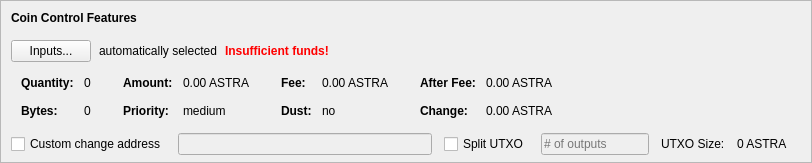
    <widget class="QFrame" name="frameCoinControl">
     <property name="sizePolicy">
      <sizepolicy hsizetype="Expanding" vsizetype="Expanding">
       <horstretch>0</horstretch>
       <verstretch>0</verstretch>
      </sizepolicy>
     </property>
     <property name="maximumSize">
      <size>
       <width>16777215</width>
       <height>16777215</height>
      </size>
     </property>
     <property name="frameShape">
      <enum>QFrame::StyledPanel</enum>
     </property>
     <property name="frameShadow">
      <enum>QFrame::Sunken</enum>
     </property>
     <layout class="QVBoxLayout" name="verticalLayoutCoinControl2">
      <property name="spacing">
       <number>0</number>
      </property>
      <property name="leftMargin">
       <number>0</number>
      </property>
      <property name="topMargin">
       <number>0</number>
      </property>
      <property name="rightMargin">
       <number>0</number>
      </property>
      <property name="bottomMargin">
       <number>6</number>
      </property>
      <item>
       <layout class="QVBoxLayout" name="verticalLayoutCoinControl" stretch="0,0,0,0,1">
        <property name="spacing">
         <number>0</number>
        </property>
        <property name="leftMargin">
         <number>10</number>
        </property>
        <property name="topMargin">
         <number>10</number>
        </property>
        <item>
         <layout class="QHBoxLayout" name="horizontalLayoutCoinControl1">
          <property name="bottomMargin">
           <number>15</number>
          </property>
          <item>
           <widget class="QLabel" name="labelCoinControlFeatures">
            <property name="sizePolicy">
             <sizepolicy hsizetype="Preferred" vsizetype="Maximum">
              <horstretch>0</horstretch>
              <verstretch>0</verstretch>
             </sizepolicy>
            </property>
            <property name="font">
             <font>
              <weight>75</weight>
              <bold>true</bold>
             </font>
            </property>
            <property name="styleSheet">
             <string notr="true">font-weight:bold;</string>
            </property>
            <property name="text">
             <string>Coin Control Features</string>
            </property>
           </widget>
          </item>
         </layout>
        </item>
        <item>
         <layout class="QHBoxLayout" name="horizontalLayoutCoinControl2" stretch="0,0,0,0">
          <property name="spacing">
           <number>8</number>
          </property>
          <property name="bottomMargin">
           <number>10</number>
          </property>
          <item>
           <widget class="QPushButton" name="pushButtonCoinControl">
            <property name="styleSheet">
             <string notr="true"/>
            </property>
            <property name="text">
             <string>Inputs...</string>
            </property>
            <property name="autoDefault">
             <bool>false</bool>
            </property>
           </widget>
          </item>
          <item>
           <widget class="QLabel" name="labelCoinControlAutomaticallySelected">
            <property name="text">
             <string>automatically selected</string>
            </property>
            <property name="margin">
             <number>5</number>
            </property>
           </widget>
          </item>
          <item>
           <widget class="QLabel" name="labelCoinControlInsuffFunds">
            <property name="font">
             <font>
              <weight>75</weight>
              <bold>true</bold>
             </font>
            </property>
            <property name="styleSheet">
             <string notr="true">color:red;font-weight:bold;</string>
            </property>
            <property name="text">
             <string>Insufficient funds!</string>
            </property>
            <property name="margin">
             <number>5</number>
            </property>
           </widget>
          </item>
          <item>
           <spacer name="horizontalSpacerCoinControl">
            <property name="orientation">
             <enum>Qt::Horizontal</enum>
            </property>
            <property name="sizeHint" stdset="0">
             <size>
              <width>40</width>
              <height>1</height>
             </size>
            </property>
           </spacer>
          </item>
         </layout>
        </item>
        <item>
         <widget class="QWidget" name="widgetCoinControl" native="true">
          <property name="sizePolicy">
           <sizepolicy hsizetype="Preferred" vsizetype="Preferred">
            <horstretch>0</horstretch>
            <verstretch>0</verstretch>
           </sizepolicy>
          </property>
          <property name="minimumSize">
           <size>
            <width>0</width>
            <height>0</height>
           </size>
          </property>
          <property name="styleSheet">
           <string notr="true"/>
          </property>
          <layout class="QHBoxLayout" name="horizontalLayoutCoinControl5">
           <property name="leftMargin">
            <number>0</number>
           </property>
           <property name="topMargin">
            <number>0</number>
           </property>
           <property name="rightMargin">
            <number>0</number>
           </property>
           <property name="bottomMargin">
            <number>0</number>
           </property>
           <item>
            <layout class="QHBoxLayout" name="horizontalLayoutCoinControl3" stretch="0,0,0,1">
             <property name="spacing">
              <number>20</number>
             </property>
             <property name="topMargin">
              <number>0</number>
             </property>
             <property name="bottomMargin">
              <number>10</number>
             </property>
             <item>
              <layout class="QFormLayout" name="formLayoutCoinControl1">
               <property name="horizontalSpacing">
                <number>10</number>
               </property>
               <property name="verticalSpacing">
                <number>14</number>
               </property>
               <property name="leftMargin">
                <number>10</number>
               </property>
               <property name="topMargin">
                <number>4</number>
               </property>
               <property name="rightMargin">
                <number>6</number>
               </property>
               <item row="0" column="0">
                <widget class="QLabel" name="labelCoinControlQuantityText">
                 <property name="font">
                  <font>
                   <weight>75</weight>
                   <bold>true</bold>
                  </font>
                 </property>
                 <property name="text">
                  <string>Quantity:</string>
                 </property>
                 <property name="margin">
                  <number>0</number>
                 </property>
                </widget>
               </item>
               <item row="0" column="1">
                <widget class="QLabel" name="labelCoinControlQuantity">
                 <property name="cursor">
                  <cursorShape>IBeamCursor</cursorShape>
                 </property>
                 <property name="contextMenuPolicy">
                  <enum>Qt::ActionsContextMenu</enum>
                 </property>
                 <property name="text">
                  <string notr="true">0</string>
                 </property>
                 <property name="margin">
                  <number>0</number>
                 </property>
                 <property name="textInteractionFlags">
                  <set>Qt::LinksAccessibleByMouse|Qt::TextSelectableByKeyboard|Qt::TextSelectableByMouse</set>
                 </property>
                </widget>
               </item>
               <item row="1" column="0">
                <widget class="QLabel" name="labelCoinControlBytesText">
                 <property name="font">
                  <font>
                   <weight>75</weight>
                   <bold>true</bold>
                  </font>
                 </property>
                 <property name="text">
                  <string>Bytes:</string>
                 </property>
                </widget>
               </item>
               <item row="1" column="1">
                <widget class="QLabel" name="labelCoinControlBytes">
                 <property name="cursor">
                  <cursorShape>IBeamCursor</cursorShape>
                 </property>
                 <property name="contextMenuPolicy">
                  <enum>Qt::ActionsContextMenu</enum>
                 </property>
                 <property name="text">
                  <string notr="true">0</string>
                 </property>
                 <property name="textInteractionFlags">
                  <set>Qt::LinksAccessibleByMouse|Qt::TextSelectableByKeyboard|Qt::TextSelectableByMouse</set>
                 </property>
                </widget>
               </item>
              </layout>
             </item>
             <item>
              <layout class="QFormLayout" name="formLayoutCoinControl2">
               <property name="horizontalSpacing">
                <number>10</number>
               </property>
               <property name="verticalSpacing">
                <number>14</number>
               </property>
               <property name="leftMargin">
                <number>6</number>
               </property>
               <property name="topMargin">
                <number>4</number>
               </property>
               <property name="rightMargin">
                <number>6</number>
               </property>
               <item row="0" column="0">
                <widget class="QLabel" name="labelCoinControlAmountText">
                 <property name="font">
                  <font>
                   <weight>75</weight>
                   <bold>true</bold>
                  </font>
                 </property>
                 <property name="text">
                  <string>Amount:</string>
                 </property>
                 <property name="margin">
                  <number>0</number>
                 </property>
                </widget>
               </item>
               <item row="0" column="1">
                <widget class="QLabel" name="labelCoinControlAmount">
                 <property name="cursor">
                  <cursorShape>IBeamCursor</cursorShape>
                 </property>
                 <property name="contextMenuPolicy">
                  <enum>Qt::ActionsContextMenu</enum>
                 </property>
                 <property name="text">
                  <string notr="true">0.00 ASTRA</string>
                 </property>
                 <property name="textInteractionFlags">
                  <set>Qt::LinksAccessibleByMouse|Qt::TextSelectableByKeyboard|Qt::TextSelectableByMouse</set>
                 </property>
                </widget>
               </item>
               <item row="1" column="0">
                <widget class="QLabel" name="labelCoinControlPriorityText">
                 <property name="font">
                  <font>
                   <weight>75</weight>
                   <bold>true</bold>
                  </font>
                 </property>
                 <property name="text">
                  <string>Priority:</string>
                 </property>
                </widget>
               </item>
               <item row="1" column="1">
                <widget class="QLabel" name="labelCoinControlPriority">
                 <property name="cursor">
                  <cursorShape>IBeamCursor</cursorShape>
                 </property>
                 <property name="contextMenuPolicy">
                  <enum>Qt::ActionsContextMenu</enum>
                 </property>
                 <property name="text">
                  <string>medium</string>
                 </property>
                 <property name="textInteractionFlags">
                  <set>Qt::LinksAccessibleByMouse|Qt::TextSelectableByKeyboard|Qt::TextSelectableByMouse</set>
                 </property>
                </widget>
               </item>
              </layout>
             </item>
             <item>
              <layout class="QFormLayout" name="formLayoutCoinControl3">
               <property name="horizontalSpacing">
                <number>10</number>
               </property>
               <property name="verticalSpacing">
                <number>14</number>
               </property>
               <property name="leftMargin">
                <number>6</number>
               </property>
               <property name="topMargin">
                <number>4</number>
               </property>
               <property name="rightMargin">
                <number>6</number>
               </property>
               <item row="0" column="0">
                <widget class="QLabel" name="labelCoinControlFeeText">
                 <property name="font">
                  <font>
                   <weight>75</weight>
                   <bold>true</bold>
                  </font>
                 </property>
                 <property name="text">
                  <string>Fee:</string>
                 </property>
                 <property name="margin">
                  <number>0</number>
                 </property>
                </widget>
               </item>
               <item row="0" column="1">
                <widget class="QLabel" name="labelCoinControlFee">
                 <property name="cursor">
                  <cursorShape>IBeamCursor</cursorShape>
                 </property>
                 <property name="contextMenuPolicy">
                  <enum>Qt::ActionsContextMenu</enum>
                 </property>
                 <property name="text">
                  <string notr="true">0.00 ASTRA</string>
                 </property>
                 <property name="textInteractionFlags">
                  <set>Qt::LinksAccessibleByMouse|Qt::TextSelectableByKeyboard|Qt::TextSelectableByMouse</set>
                 </property>
                </widget>
               </item>
               <item row="1" column="0">
                <widget class="QLabel" name="labelCoinControlLowOutputText">
                 <property name="font">
                  <font>
                   <weight>75</weight>
                   <bold>true</bold>
                  </font>
                 </property>
                 <property name="text">
                  <string>Dust:</string>
                 </property>
                </widget>
               </item>
               <item row="1" column="1">
                <widget class="QLabel" name="labelCoinControlLowOutput">
                 <property name="cursor">
                  <cursorShape>IBeamCursor</cursorShape>
                 </property>
                 <property name="contextMenuPolicy">
                  <enum>Qt::ActionsContextMenu</enum>
                 </property>
                 <property name="text">
                  <string>no</string>
                 </property>
                 <property name="textInteractionFlags">
                  <set>Qt::LinksAccessibleByMouse|Qt::TextSelectableByKeyboard|Qt::TextSelectableByMouse</set>
                 </property>
                </widget>
               </item>
              </layout>
             </item>
             <item>
              <layout class="QFormLayout" name="formLayoutCoinControl4">
               <property name="horizontalSpacing">
                <number>10</number>
               </property>
               <property name="verticalSpacing">
                <number>14</number>
               </property>
               <property name="leftMargin">
                <number>6</number>
               </property>
               <property name="topMargin">
                <number>4</number>
               </property>
               <property name="rightMargin">
                <number>6</number>
               </property>
               <item row="0" column="0">
                <widget class="QLabel" name="labelCoinControlAfterFeeText">
                 <property name="font">
                  <font>
                   <weight>75</weight>
                   <bold>true</bold>
                  </font>
                 </property>
                 <property name="text">
                  <string>After Fee:</string>
                 </property>
                 <property name="margin">
                  <number>0</number>
                 </property>
                </widget>
               </item>
               <item row="0" column="1">
                <widget class="QLabel" name="labelCoinControlAfterFee">
                 <property name="cursor">
                  <cursorShape>IBeamCursor</cursorShape>
                 </property>
                 <property name="contextMenuPolicy">
                  <enum>Qt::ActionsContextMenu</enum>
                 </property>
                 <property name="text">
                  <string notr="true">0.00 ASTRA</string>
                 </property>
                 <property name="textInteractionFlags">
                  <set>Qt::LinksAccessibleByMouse|Qt::TextSelectableByKeyboard|Qt::TextSelectableByMouse</set>
                 </property>
                </widget>
               </item>
               <item row="1" column="0">
                <widget class="QLabel" name="labelCoinControlChangeText">
                 <property name="font">
                  <font>
                   <weight>75</weight>
                   <bold>true</bold>
                  </font>
                 </property>
                 <property name="text">
                  <string>Change:</string>
                 </property>
                </widget>
               </item>
               <item row="1" column="1">
                <widget class="QLabel" name="labelCoinControlChange">
                 <property name="cursor">
                  <cursorShape>IBeamCursor</cursorShape>
                 </property>
                 <property name="contextMenuPolicy">
                  <enum>Qt::ActionsContextMenu</enum>
                 </property>
                 <property name="text">
                  <string notr="true">0.00 ASTRA</string>
                 </property>
                 <property name="textInteractionFlags">
                  <set>Qt::LinksAccessibleByMouse|Qt::TextSelectableByKeyboard|Qt::TextSelectableByMouse</set>
                 </property>
                </widget>
               </item>
              </layout>
             </item>
            </layout>
           </item>
          </layout>
         </widget>
        </item>
        <item>
         <layout class="QHBoxLayout" name="horizontalLayoutCoinControl4" stretch="0,0,0,0,0,0,0">
          <property name="spacing">
           <number>12</number>
          </property>
          <property name="sizeConstraint">
           <enum>QLayout::SetDefaultConstraint</enum>
          </property>
          <property name="topMargin">
           <number>5</number>
          </property>
          <property name="rightMargin">
           <number>5</number>
          </property>
          <item>
           <widget class="QCheckBox" name="checkBoxCoinControlChange">
            <property name="toolTip">
             <string>If this is activated, but the change address is empty or invalid, change will be sent to a newly generated address.</string>
            </property>
            <property name="text">
             <string>Custom change address</string>
            </property>
           </widget>
          </item>
          <item>
           <widget class="QValidatedLineEdit" name="lineEditCoinControlChange">
            <property name="enabled">
             <bool>false</bool>
            </property>
            <property name="sizePolicy">
             <sizepolicy hsizetype="Expanding" vsizetype="Fixed">
              <horstretch>0</horstretch>
              <verstretch>0</verstretch>
             </sizepolicy>
            </property>
           </widget>
          </item>
          <item>
           <widget class="QCheckBox" name="splitBlockCheckBox">
            <property name="text">
             <string>Split UTXO</string>
            </property>
           </widget>
          </item>
          <item>
           <widget class="QLineEdit" name="splitBlockLineEdit">
            <property name="enabled">
             <bool>false</bool>
            </property>
            <property name="sizePolicy">
             <sizepolicy hsizetype="Fixed" vsizetype="Fixed">
              <horstretch>50</horstretch>
              <verstretch>0</verstretch>
             </sizepolicy>
            </property>
            <property name="placeholderText">
             <string># of outputs</string>
            </property>
           </widget>
          </item>
          <item>
           <widget class="QLabel" name="labelBlockSizeText">
            <property name="text">
             <string>UTXO Size:</string>
            </property>
           </widget>
          </item>
          <item>
           <widget class="QLabel" name="labelBlockSize">
            <property name="text">
             <string>0 ASTRA</string>
            </property>
           </widget>
          </item>
          <item>
           <widget class="QLabel" name="labelCoinControlChangeLabel">
            <property name="sizePolicy">
             <sizepolicy hsizetype="Preferred" vsizetype="Expanding">
              <horstretch>0</horstretch>
              <verstretch>0</verstretch>
             </sizepolicy>
            </property>
            <property name="minimumSize">
             <size>
              <width>0</width>
              <height>0</height>
             </size>
            </property>
            <property name="text">
             <string/>
            </property>
            <property name="margin">
             <number>3</number>
            </property>
           </widget>
          </item>
         </layout>
        </item>
        <item>
         <spacer name="verticalSpacerCoinControl">
          <property name="orientation">
           <enum>Qt::Vertical</enum>
          </property>
          <property name="sizeHint" stdset="0">
           <size>
            <width>800</width>
            <height>1</height>
           </size>
          </property>
         </spacer>
        </item>
       </layout>
      </item>
     </layout>
    </widget>
